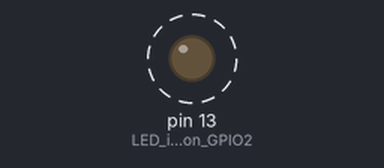
The sketch below on a simulated Arduino Nano, built with avr-gcc and run on an emulated ATmega328P. On the bench: output pins drawn as LEDs (lit = HIGH). Dashed ring = blinking.

Above: at 0.2 s.
Timing chart, 0 to 3.0 s (numbered marks = the images above):
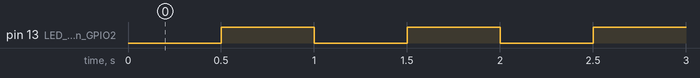

The sketch:

NodeMCU_ESP8266_CP.ino
```cpp
#if 0

 11 Arduino nano CLI
 12 https://github.com/arduino/arduino-cli
 13 https://arduino.github.io/arduino-cli/0.21/commands/arduino-cli/
 14
 15   551 mkdir rpi_deb
 16   552 cd rpi_deb
 17 https://github.com/arduino/arduino-cli/releases
 18   553 wget https://github.com/arduino/arduino-cli/releases/download/0.22.0/arduino-cli_0.22.0_Linux_64bit.tar.gz
 19 Kicsomagol ide
 20   554  ./arduino-cli
 21   555  ./arduino-cli config init

arduino-cli core update-index
arduino-cli config add board_manager.additional_urls https://arduino.esp8266.com/stable/package_esp8266com_index.json
arduino-cli core install esp8266:esp8266

 ../../../bow/arduino-cli compile -v --fqbn esp8266:esp8266:nodemcuv2 NodeMCU_ESP8266_CP.ino
../../../bow/arduino-cli upload -p /dev/ttyUSB1 -v --fqbn esp8266:esp8266:nodemcuv2


#endif


void setup() {
  pinMode(LED_BUILTIN, OUTPUT); // LED is usually on GPIO2 (D4)
}

void loop() {
  digitalWrite(LED_BUILTIN, LOW);  // Turn the LED on (active low)
  delay(500);
  digitalWrite(LED_BUILTIN, HIGH); // Turn the LED off
  delay(500);
}
```

Measured:
- by itself, pin 13 (LED_is_usually_on_GPIO2): alternates HIGH for 0.50 s and LOW for 0.50 s
